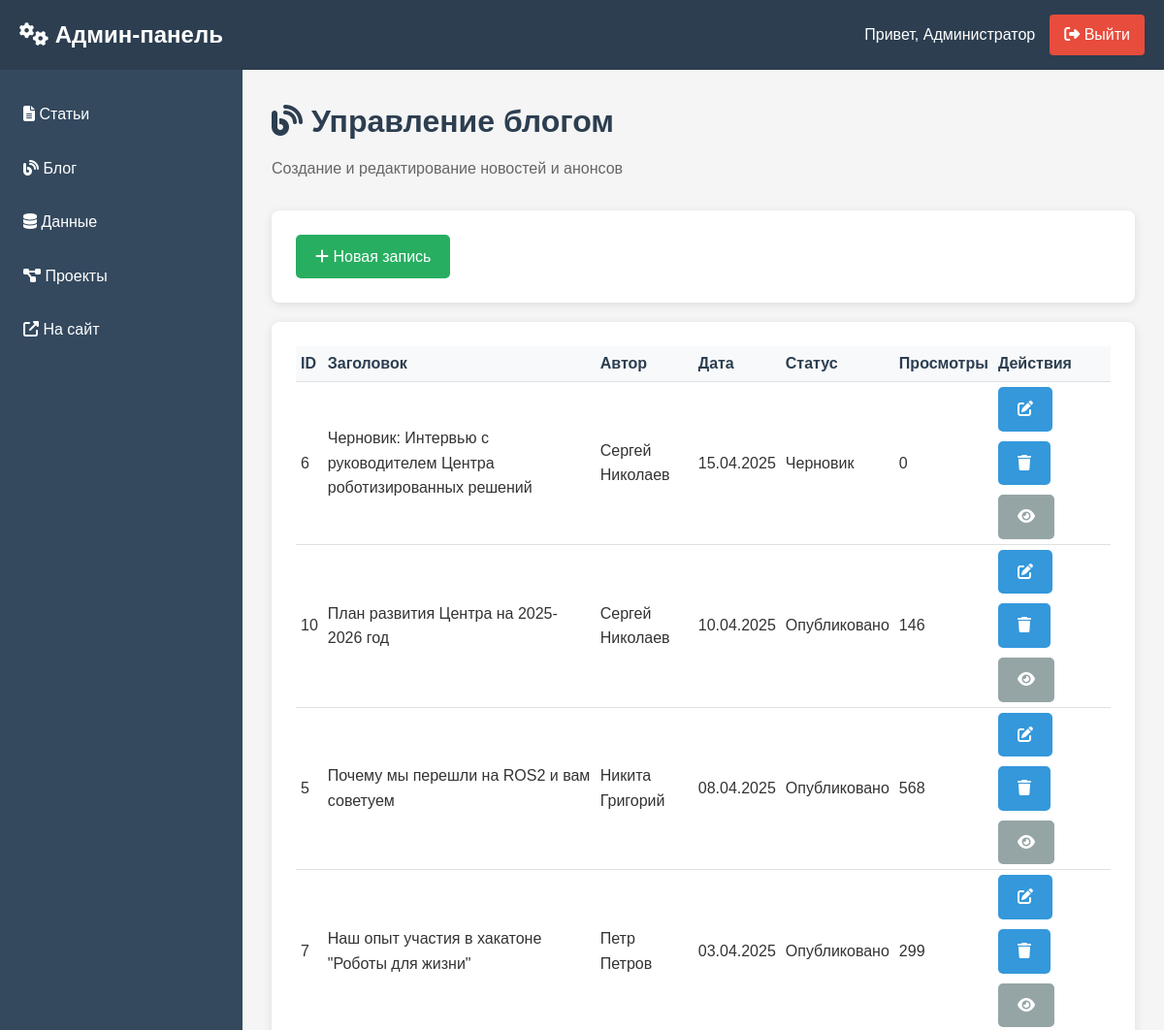
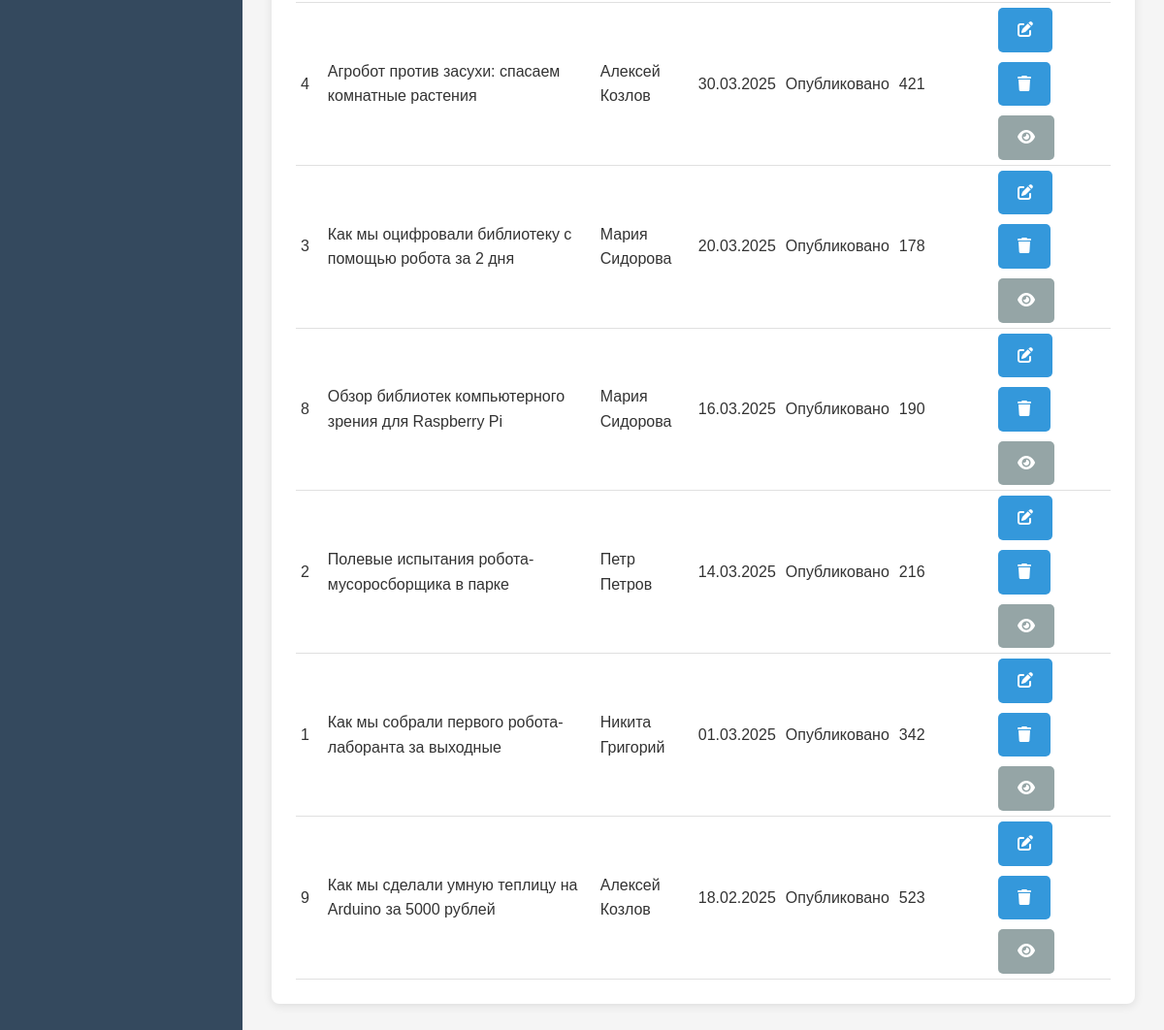
/obschee/admin-blog.php (signed in), run on the app's committed database (2 pictures, top to bottom).
### tables this page shows
CREATE TABLE `blog_posts` (
  `id` int NOT NULL,
  `title` varchar(255) NOT NULL,
  `slug` varchar(255) NOT NULL,
  `excerpt` text NOT NULL,
  `content` longtext NOT NULL,
  `author_id` int NOT NULL,
  `featured_image_url` varchar(255) DEFAULT NULL,
  `tags` json DEFAULT NULL,
  `views_count` int DEFAULT '0',
  `comments_enabled` tinyint(1) DEFAULT '1',
  `status` enum('published','draft') DEFAULT 'draft',
  `published_at` timestamp NULL DEFAULT NULL,
  `created_at` timestamp NULL DEFAULT CURRENT_TIMESTAMP,
  `updated_at` timestamp NULL DEFAULT CURRENT_TIMESTAMP ON UPDATE CURRENT_TIMESTAMP
);

CREATE TABLE `users` (
  `id` int NOT NULL,
  `login` varchar(50) NOT NULL,
  `email` varchar(100) NOT NULL,
  `password` varchar(255) NOT NULL,
  `first_name` varchar(50) NOT NULL,
  `last_name` varchar(50) NOT NULL,
  `position` varchar(100) DEFAULT NULL,
  `bio` text,
  `photo_url` varchar(255) DEFAULT NULL,
  `role` enum('admin','editor','researcher','guest') DEFAULT 'researcher',
  `social_links` json DEFAULT NULL,
  `is_active` tinyint(1) DEFAULT '1',
  `created_at` timestamp NULL DEFAULT CURRENT_TIMESTAMP,
  `updated_at` timestamp NULL DEFAULT CURRENT_TIMESTAMP ON UPDATE CURRENT_TIMESTAMP
);

### obschee/admin-blog.php (the view, shortened to what this page needs)
<?php
require_once 'connect.php';
$action = isset($_GET['action']) ? $_GET['action'] : 'list';
if ($action === 'list') {
    $sql = "SELECT bp.*, u.first_name, u.last_name
            FROM blog_posts bp
            LEFT JOIN users u ON bp.author_id = u.id
            ORDER BY bp.created_at DESC
            LIMIT 50";
    $posts = $pdo->query($sql)->fetchAll(PDO::FETCH_ASSOC);
}
?>
<!DOCTYPE html>
<html lang="ru">
<head>
    <link rel="stylesheet" href="assets/css/style.css">
    <link rel="stylesheet" href="assets/css/admin.css">
</head>
<body>
    <?php include 'admin-header.php'; ?>
    <main class="admin-main">
        <div class="page-header">
            <a href="admin-blog.php">
                <h1><i class="fas fa-blog"></i> Управление блогом</h1>
            </a>
            <p>Создание и редактирование новостей и анонсов</p>
        </div>
        <?php if ($action === 'list'): ?>
        <div class="card mb-2">
            <div class="action-buttons">
                <a href="?action=new" class="btn btn-success">
                    <i class="fas fa-plus"></i> Новая запись
                </a>
            </div>
        </div>
        <div class="card">
            <table class="table">
                <thead>
                    <tr>
                        <th>ID</th>
                        <th>Заголовок</th>
                        <th>Автор</th>
                        <th>Дата</th>
                        <th>Статус</th>
                        <th>Просмотры</th>
                        <th>Действия</th>
                    </tr>
                </thead>
                <tbody>
                    <?php foreach ($posts as $post): ?>
                    <tr>
                        <td><?php echo $post['id']; ?></td>
                        <td><?php echo htmlspecialchars($post['title']); ?></td>
                        <td><?php echo htmlspecialchars($post['first_name'] . ' ' . $post['last_name']); ?></td>
                        <td><?php echo date('d.m.Y', strtotime($post['created_at'])); ?></td>
                        <td>
                            <span class="status-badge <?php echo $post['status'] === 'published' ? 'status-published' : 'status-draft'; ?>">
                                <?php echo $post['status'] === 'published' ? 'Опубликовано' : 'Черновик'; ?>
                            </span>
                        </td>
                        <td><?php echo $post['views_count']; ?></td>
                        <td>
                            <div class="action-buttons">
                                <a href="?action=edit&id=<?php echo $post['id']; ?>" class="btn btn-primary">
                                    <i class="fas fa-edit"></i>
                                </a>
                                <a href="?action=delete&id=<?php echo $post['id']; ?>"
                                   class="btn btn-danger"
                                   onclick="return confirm('Удалить эту запись?')">
                                    <i class="fas fa-trash"></i>
                                </a>
                                <a href="../blog.php?slug=<?php echo $post['slug']; ?>" target="_blank" class="btn btn-secondary">
                                    <i class="fas fa-eye"></i>
                                </a>
                            </div>
                        </td>
                    </tr>
                    <?php endforeach; ?>
                </tbody>
            </table>
        </div>
        <?php endif; ?>
    </main>
</body>
</html>

### obschee/assets/css/style.css (style rules this page uses)
:root { --primary-color: #3498db; --primary-dark: #2980b9; --secondary-color: #2c3e50; --accent-color: #e74c3c; --light-gray: #f5f5f5; --gray: #95a5a6; --dark-gray: #7f8c8d; --text-color: #333; --text-light: #666; --white: #ffffff; --success: #27ae60; --warning: #f39c12; --danger: #e74c3c; --shadow: 0 2px 10px rgba(0, 0, 0, 0.1); --border-radius: 5px; --transition: all 0.3s ease; --tech-blue: #1a5276; --circuit-color: #e67e22; --robot-metal: #34495e; }
* { margin: 0; padding: 0; box-sizing: border-box; }
body { font-family: 'Arial', sans-serif; line-height: 1.6; color: var(--text-color); background-color: #f9f9f9; min-height: 100vh; display: flex; flex-direction: column; }
main { flex: 1; padding: 30px 0; min-height: 60vh; }
h1, h2, h3, h4 { color: var(--secondary-color); margin-bottom: 1rem; }
a { color: var(--primary-color); text-decoration: none; transition: var(--transition); }
.btn { display: inline-block; padding: 10px 20px; background: var(--primary-color); color: white; border: none; border-radius: var(--border-radius); cursor: pointer; font-size: 1rem; transition: var(--transition); }
.btn-primary { background: var(--primary-color); }
.btn-secondary { background: var(--gray); }
.btn-success { background: var(--success); }
body { padding: 0; margin: 0; overflow-x: hidden; }

### obschee/assets/css/admin.css (style rules this page uses)
.admin-main { margin-left: 250px; margin-top: 70px; padding: 30px; min-height: calc(100vh - 70px); background: #f5f5f5; }
.page-header { margin-bottom: 30px; }
.page-header h1 { margin: 0 0 10px 0; color: #2c3e50; }
.page-header p { color: #666; margin: 0; }
.card { background: white; padding: 25px; border-radius: 8px; box-shadow: 0 2px 10px rgba(0,0,0,0.1); margin-bottom: 20px; }
.btn { display: inline-block; padding: 10px 20px; border: none; border-radius: 4px; cursor: pointer; text-decoration: none; }
.btn-primary { background: #3498db; color: white; }
.btn-success { background: #27ae60; color: white; }
.btn-danger { background: #e74c3c; color: white; }
.btn-secondary { background: #95a5a6; color: white; }
.action-buttons { display: flex; gap: 10px; flex-wrap: wrap; }
.table { width: 100%; border-collapse: collapse; }
.table th, .table td { padding: 5px 5px; border-bottom: 1px solid #e0e0e0; text-align: left; }
.table th { background: #f8f9fa; font-weight: 600; color: #2c3e50; }
.mb-2 { margin-bottom: 20px; }

### data on the page
blog_posts: id "6", title "Черновик: Интервью с руководителем Центра роботизированных решений", author.last_name "Сергей Николаев", created_at "15.04.2025", status "Черновик", views_count "0"
blog_posts: id "10", title "План развития Центра на 2025-2026 год", author.last_name "Сергей Николаев", created_at "10.04.2025", status "Опубликовано", views_count "146"
blog_posts: id "5", title "Почему мы перешли на ROS2 и вам советуем", author.last_name "Никита Григорий", created_at "08.04.2025", status "Опубликовано", views_count "568"
blog_posts: id "7", title "Наш опыт участия в хакатоне \"Роботы для жизни\"", author.last_name "Петр Петров", created_at "03.04.2025", status "Опубликовано", views_count "299"
blog_posts: id "4", title "Агробот против засухи: спасаем комнатные растения", author.last_name "Алексей Козлов", created_at "30.03.2025", status "Опубликовано", views_count "421"
blog_posts: id "3", title "Как мы оцифровали библиотеку с помощью робота за 2 дня", author.last_name "Мария Сидорова", created_at "20.03.2025", status "Опубликовано", views_count "178"
blog_posts: id "8", title "Обзор библиотек компьютерного зрения для Raspberry Pi", author.last_name "Мария Сидорова", created_at "16.03.2025", status "Опубликовано", views_count "190"
blog_posts: id "2", title "Полевые испытания робота-мусоросборщика в парке", author.last_name "Петр Петров", created_at "14.03.2025", status "Опубликовано", views_count "216"
blog_posts: id "1", title "Как мы собрали первого робота-лаборанта за выходные", author.last_name "Никита Григорий", created_at "01.03.2025", status "Опубликовано", views_count "342"
blog_posts: id "9", title "Как мы сделали умную теплицу на Arduino за 5000 рублей", author.last_name "Алексей Козлов", created_at "18.02.2025", status "Опубликовано", views_count "523"

### other printed values
$user['username'] "Администратор"
